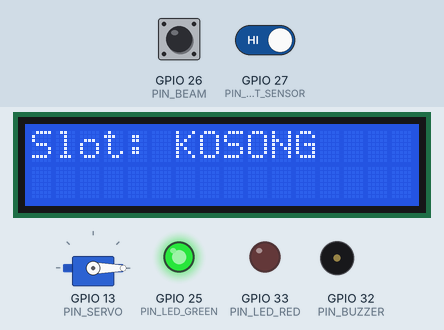
Bench run of a sketch on a simulated ESP32. Shown: 16×2 character LCD, servo, output pins drawn as LEDs (lit = HIGH), buzzer (waves = sounding, pin HIGH). Inputs (shaded band) come from the test bench; at power-on: GPIO 26 (PIN_BEAM) HIGH, GPIO 27 (PIN_SLOT_SENSOR) HIGH. WiFi joins after 1.5 s; servers stay silent unless stated; no MQTT or app messages arrive unless stated; what the sketch prints to the serial monitor is not drawn.

Above: at 1.2 s.
1.3 s: GPIO 26 (PIN_BEAM) pulled LOW for 0.15 s
At 1.8 s:
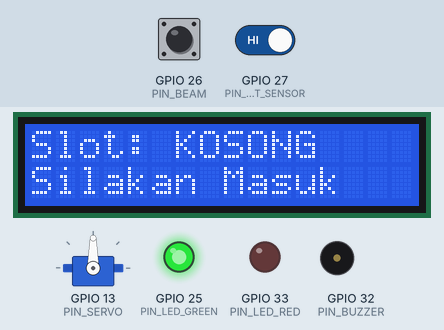
4.4 s: GPIO 27 (PIN_SLOT_SENSOR) driven LOW
At 6.0 s:
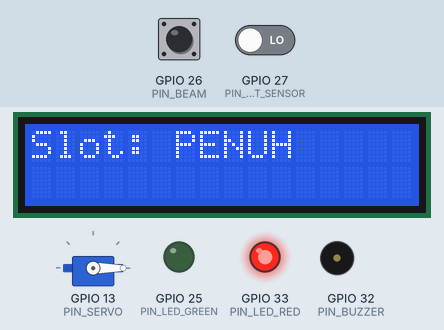
6.9 s: GPIO 26 (PIN_BEAM) pulled LOW for 1 s
At 8.7 s:
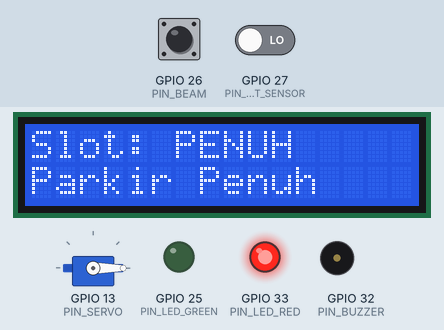
12.9 s: GPIO 26 (PIN_BEAM) pulled LOW for 3.2 s
At 13.2 s:
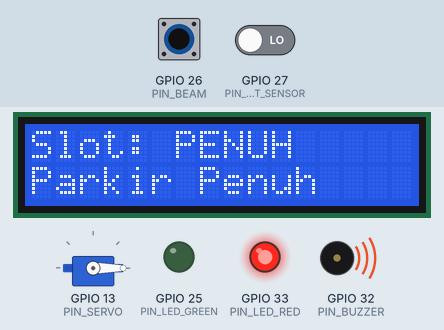
Timing chart, 0 to 15.9 s (numbered marks = the images above; inputs shaded):
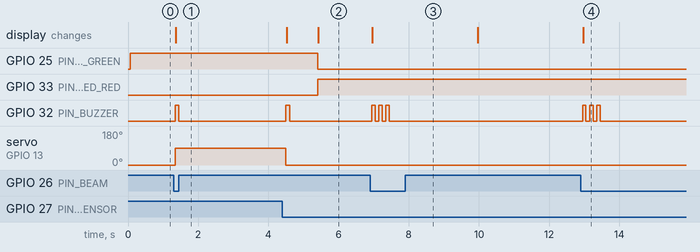

Measured:
- after the input at 1.3 s, GPIO 32 (PIN_BUZZER): LOW → HIGH after 0.05 s, → LOW 0.10 s later; servo on GPIO 13 (PIN_SERVO): 0° → 90° after 0.05 s; the display: changes after 0.07 s (image 1)
- after the input at 4.4 s, GPIO 25 (PIN_LED_GREEN): HIGH → LOW after 1.0 s; GPIO 33 (PIN_LED_RED): LOW → HIGH after 1.0 s; the display: first differs from a run without the input after 1.0 s (image 2)
- after the input at 6.9 s, GPIO 32 (PIN_BUZZER): alternates HIGH for 0.10 s and LOW for 0.10 s, 6 changes in all, then stays LOW, starting after 0.05 s; the display: changes after 0.07 s (image 3)
- after the input at 12.9 s, GPIO 32 (PIN_BUZZER): alternates HIGH for 0.10 s and LOW for 0.10 s, 6 changes in all, then stays LOW, starting after 0.05 s; the display: changes after 0.07 s (image 4)

The sketch:

smart_parking.ino
```cpp
// Smart Parking - firmware ESP32
// Desain lengkap: DESAIN.md

#include <Wire.h>
#include <LiquidCrystal_I2C.h>
#include <ESP32Servo.h>

// ---------- Pin ----------
const uint8_t PIN_SLOT_SENSOR = 27;  // FC-51 OUT, LOW = ada objek
const uint8_t PIN_BEAM        = 26;  // IR break beam receiver, LOW = terhalang
const uint8_t PIN_SERVO       = 13;
const uint8_t PIN_LED_GREEN   = 25;
const uint8_t PIN_LED_RED     = 33;
const uint8_t PIN_BUZZER      = 32;  // buzzer aktif, HIGH = bunyi
// LCD I2C memakai SDA 21 / SCL 22 (default Wire ESP32)

// ---------- Konfigurasi ----------
const uint8_t LCD_ADDRESS = 0x27;  // ganti ke 0x3F jika LCD tidak tampil
const unsigned long SLOT_DEBOUNCE_MS = 1000;
const unsigned long BEAM_DEBOUNCE_MS = 50;
const unsigned long GATE_CLOSE_DELAY_MS = 3000;  // plang tutup setelah beam bersih selama ini
const unsigned long WELCOME_MSG_MS = 2000;       // lama "Silakan Masuk" sebelum "Hati-hati"
const unsigned long FULL_MSG_MS = 2000;          // lama "Parkir Penuh" setelah beam bersih
const int SERVO_CLOSED_DEG = 0;
const int SERVO_OPEN_DEG = 90;
const unsigned long BEEP_ON_MS = 100;
const unsigned long BEEP_OFF_MS = 100;

LiquidCrystal_I2C lcd(LCD_ADDRESS, 16, 2);
Servo gateServo;

// ---------- Input ter-debounce ----------
struct DebouncedInput {
  bool stable;
  bool rawLast;
  unsigned long rawChangedAt;
  unsigned long debounceMs;
};

DebouncedInput slotInput = {false, false, 0, SLOT_DEBOUNCE_MS};
DebouncedInput beamInput = {false, false, 0, BEAM_DEBOUNCE_MS};

void initInput(DebouncedInput &in, bool raw) {
  in.stable = in.rawLast = raw;
  in.rawChangedAt = millis();
}

// Mengembalikan true jika status stabil berubah.
bool updateInput(DebouncedInput &in, bool raw) {
  unsigned long now = millis();
  if (raw != in.rawLast) {
    in.rawLast = raw;
    in.rawChangedAt = now;
  }
  if (raw != in.stable && now - in.rawChangedAt >= in.debounceMs) {
    in.stable = raw;
    return true;
  }
  return false;
}

// Salinan status slot untuk task jaringan (core lain), lihat network.ino.
volatile bool sharedSlotOccupied = false;
// Mode Manual: plang hanya digerakkan dari dashboard. Ditulis oleh network.ino.
volatile bool manualMode = false;

// Perintah plang dari dashboard. Ditulis oleh network.ino, diambil oleh loop().
enum GateCmd : uint8_t { GATE_CMD_NONE, GATE_CMD_OPEN, GATE_CMD_CLOSE };
volatile GateCmd pendingGateCmd = GATE_CMD_NONE;

bool readSlotRaw() { return digitalRead(PIN_SLOT_SENSOR) == LOW; }
bool readBeamRaw() { return digitalRead(PIN_BEAM) == LOW; }

// ---------- Buzzer (non-blocking) ----------
uint8_t beepsRemaining = 0;
bool buzzerOn = false;
unsigned long buzzerPhaseAt = 0;

void beep(uint8_t count) {
  beepsRemaining = count;
  buzzerOn = false;
  buzzerPhaseAt = millis() - BEEP_OFF_MS;  // bunyi pertama langsung mulai
}

void updateBuzzer() {
  unsigned long now = millis();
  if (buzzerOn && now - buzzerPhaseAt >= BEEP_ON_MS) {
    buzzerOn = false;
    buzzerPhaseAt = now;
    digitalWrite(PIN_BUZZER, LOW);
  } else if (!buzzerOn && beepsRemaining > 0 && now - buzzerPhaseAt >= BEEP_OFF_MS) {
    buzzerOn = true;
    buzzerPhaseAt = now;
    beepsRemaining--;
    digitalWrite(PIN_BUZZER, HIGH);
  }
}

// ---------- Plang ----------
bool gateOpen = false;
unsigned long gateOpenedAt = 0;
unsigned long beamClearedAt = 0;  // kapan beam terakhir menjadi bersih
unsigned long deniedAt = 0;       // kapan terakhir akses ditolak (0 = belum pernah)
bool manualCloseRequested = false; // TUTUP manual menunggu beam bersih

void setGate(bool open) {
  gateOpen = open;
  gateServo.write(open ? SERVO_OPEN_DEG : SERVO_CLOSED_DEG);
  beep(1);
  if (open) gateOpenedAt = millis();
  Serial.println(open ? "Plang: BUKA" : "Plang: TUTUP");
}

// Dipanggil saat beam berubah dari bersih menjadi terhalang.
void onBeamBroken() {
  if (gateOpen) return;    // mobil yang sama masih lewat
  if (manualMode) return;  // mode Manual: beam tidak membuka plang
  if (slotInput.stable) {
    deniedAt = millis();
    beep(3);
    Serial.println("Akses ditolak: parkir penuh");
  } else {
    setGate(true);  // berlaku untuk mobil masuk maupun keluar
  }
}

void handleGateCommand() {
  GateCmd cmd = pendingGateCmd;
  if (cmd == GATE_CMD_NONE) return;
  pendingGateCmd = GATE_CMD_NONE;

  if (!manualMode) {
    Serial.println("Perintah plang diabaikan: mode Auto");
    return;
  }
  if (cmd == GATE_CMD_OPEN) {
    manualCloseRequested = false;
    if (!gateOpen) setGate(true);
  } else {
    manualCloseRequested = gateOpen;
  }
}

void updateGate() {
  if (!manualMode) manualCloseRequested = false;  // kembali ke Auto: logika otomatis yang menutup
  handleGateCommand();

  if (updateInput(beamInput, readBeamRaw())) {
    if (beamInput.stable) {
      onBeamBroken();
    } else {
      beamClearedAt = millis();
    }
  }

  // Tutup otomatis (hanya mode Auto). Pengaman: beam harus bersih cukup lama.
  if (!manualMode && gateOpen && !beamInput.stable &&
      millis() - beamClearedAt >= GATE_CLOSE_DELAY_MS) {
    setGate(false);
  }

  // Tutup manual. Pengaman: ditunda selama beam terhalang.
  if (manualCloseRequested && !beamInput.stable) {
    manualCloseRequested = false;
    setGate(false);
  }
}

// ---------- Tampilan ----------
char lcdLines[2][17] = {"", ""};

void lcdPrintLine(uint8_t row, const char *text) {
  char buf[17];
  snprintf(buf, sizeof(buf), "%-16s", text);  // pad spasi agar sisa teks lama terhapus
  if (strcmp(buf, lcdLines[row]) == 0) return;  // tulis hanya saat berubah, agar tidak berkedip
  strcpy(lcdLines[row], buf);
  lcd.setCursor(0, row);
  lcd.print(buf);
}

const char *gateMessage() {
  unsigned long now = millis();
  if (manualMode) return manualCloseRequested ? "Hati-hati" : "Mode: MANUAL";
  if (gateOpen) {
    if (beamInput.stable && now - gateOpenedAt >= WELCOME_MSG_MS) return "Hati-hati";
    return "Silakan Masuk";
  }
  bool denying = deniedAt != 0 &&
                 (beamInput.stable || now - beamClearedAt < FULL_MSG_MS);
  if (denying) return "Parkir Penuh";
  return "";
}

void updateDisplay() {
  bool occupied = slotInput.stable;
  digitalWrite(PIN_LED_GREEN, occupied ? LOW : HIGH);
  digitalWrite(PIN_LED_RED, occupied ? HIGH : LOW);
  lcdPrintLine(0, occupied ? "Slot: PENUH" : "Slot: KOSONG");
  lcdPrintLine(1, gateMessage());
}

void setup() {
  Serial.begin(115200);

  pinMode(PIN_SLOT_SENSOR, INPUT);
  pinMode(PIN_BEAM, INPUT_PULLUP);
  pinMode(PIN_LED_GREEN, OUTPUT);
  pinMode(PIN_LED_RED, OUTPUT);
  pinMode(PIN_BUZZER, OUTPUT);
  digitalWrite(PIN_BUZZER, LOW);

  lcd.init();
  lcd.backlight();

  gateServo.setPeriodHertz(50);
  gateServo.attach(PIN_SERVO, 500, 2400);
  gateServo.write(SERVO_CLOSED_DEG);

  // Status awal langsung dari sensor, tanpa menunggu debounce.
  initInput(slotInput, readSlotRaw());
  initInput(beamInput, readBeamRaw());
  beamClearedAt = millis();
  sharedSlotOccupied = slotInput.stable;
  Serial.printf("Slot awal: %s\n", slotInput.stable ? "TERISI" : "KOSONG");

  startNetwork();
}

void loop() {
  if (updateInput(slotInput, readSlotRaw())) {
    sharedSlotOccupied = slotInput.stable;
    Serial.printf("Slot: %s\n", slotInput.stable ? "TERISI" : "KOSONG");
  }
  updateGate();
  updateBuzzer();
  updateDisplay();
}
```

network.ino
```cpp
// Koneksi WiFi + MQTT (EMQX Serverless, TLS 8883).
// Berjalan di task terpisah pada core 0, sehingga handshake TLS dan
// reconnect tidak pernah menahan loop() sensor dan plang di core 1.

#include <WiFi.h>
#include <WiFiClientSecure.h>
#include <PubSubClient.h>
#include "secrets.h"

#define TOPIC_PREFIX "smartparking/kelompok1/"  // samakan dengan Node-RED
#define TOPIC_SLOT     TOPIC_PREFIX "slot"
#define TOPIC_MODE     TOPIC_PREFIX "mode"
#define TOPIC_MODE_SET TOPIC_PREFIX "mode/set"
#define TOPIC_GATE_CMD TOPIC_PREFIX "gate/cmd"

const unsigned long MQTT_RETRY_MS = 5000;

WiFiClientSecure tlsClient;
PubSubClient mqtt(tlsClient);

bool payloadEquals(const byte *payload, unsigned int length, const char *text) {
  return length == strlen(text) && memcmp(payload, text, length) == 0;
}

void onMqttMessage(char *topic, byte *payload, unsigned int length) {
  if (strcmp(topic, TOPIC_MODE_SET) == 0) {
    if (payloadEquals(payload, length, "MANUAL")) {
      manualMode = true;
    } else if (payloadEquals(payload, length, "AUTO")) {
      manualMode = false;
    } else {
      Serial.printf("MQTT: payload mode tidak dikenal (%u byte)\n", length);
      return;
    }
    Serial.printf("Mode: %s\n", manualMode ? "MANUAL" : "AUTO");
  } else if (strcmp(topic, TOPIC_GATE_CMD) == 0) {
    // Hanya diteruskan; loop() yang memeriksa mode dan pengaman beam.
    if (payloadEquals(payload, length, "BUKA")) {
      pendingGateCmd = GATE_CMD_OPEN;
    } else if (payloadEquals(payload, length, "TUTUP")) {
      pendingGateCmd = GATE_CMD_CLOSE;
    } else {
      Serial.printf("MQTT: payload gate/cmd tidak dikenal (%u byte)\n", length);
    }
  }
}

// Kirim status jika berbeda dari yang terakhir terkirim. Retained, agar
// dashboard langsung tahu status saat Node-RED baru terhubung.
void publishIfChanged(const char *topic, bool value, const char *onText,
                      const char *offText, int &lastPublished) {
  if (value != lastPublished && mqtt.publish(topic, value ? onText : offText, true)) {
    lastPublished = value;
  }
}

void networkTask(void *) {
  WiFi.mode(WIFI_STA);
  WiFi.setAutoReconnect(true);
  WiFi.begin(WIFI_SSID, WIFI_PASSWORD);

  String clientId = "smartparking-" + WiFi.macAddress();
  clientId.replace(":", "");

  tlsClient.setCACert(MQTT_CA_CERT);
  mqtt.setServer(MQTT_HOST, MQTT_PORT);
  mqtt.setCallback(onMqttMessage);

  unsigned long lastAttempt = 0 - MQTT_RETRY_MS;  // percobaan pertama langsung
  int lastPublishedSlot = -1;                     // -1 = belum terkirim sejak connect
  int lastPublishedMode = -1;
  bool wasOnline = false;

  for (;;) {
    bool wifiUp = WiFi.status() == WL_CONNECTED;

    // WiFi putus: tutup sesi MQTT lama agar reconnect mulai bersih saat WiFi kembali.
    if (!wifiUp && mqtt.connected()) mqtt.disconnect();

    // Fallback offline: mode Manual dibatalkan agar plang tidak terkunci
    // tanpa ada yang bisa mengontrolnya. Sensor dan plang tetap jalan di loop().
    bool online = wifiUp && mqtt.connected();
    if (wasOnline && !online) {
      manualMode = false;
      Serial.println("Offline: kembali ke mode Auto, mencoba menyambung ulang");
    }
    wasOnline = online;

    if (wifiUp && !mqtt.connected() &&
        millis() - lastAttempt >= MQTT_RETRY_MS) {
      lastAttempt = millis();
      if (mqtt.connect(clientId.c_str(), MQTT_USER, MQTT_PASSWORD)) {
        Serial.println("MQTT: tersambung");
        mqtt.subscribe(TOPIC_MODE_SET, 1);
        mqtt.subscribe(TOPIC_GATE_CMD, 1);
        lastPublishedSlot = -1;  // kirim ulang status setelah (re)connect,
        lastPublishedMode = -1;  // agar dashboard sinkron lagi
      } else {
        Serial.printf("MQTT: gagal, state %d\n", mqtt.state());
      }
    }

    if (mqtt.connected()) {
      mqtt.loop();
      publishIfChanged(TOPIC_SLOT, sharedSlotOccupied, "TERISI", "KOSONG", lastPublishedSlot);
      publishIfChanged(TOPIC_MODE, manualMode, "MANUAL", "AUTO", lastPublishedMode);
    }

    vTaskDelay(pdMS_TO_TICKS(20));
  }
}

void startNetwork() {
  xTaskCreatePinnedToCore(networkTask, "network", 10240, nullptr, 1, nullptr, 0);
}
```

secrets.example.h
```cpp
// Salin file ini menjadi secrets.h lalu isi. secrets.h tidak di-commit.
#pragma once

#define WIFI_SSID     "nama-wifi"
#define WIFI_PASSWORD "password-wifi"

// Dari konsol EMQX Serverless: Overview -> MQTT Connection Information.
#define MQTT_HOST     "xxxxxxxx.ala.asia-southeast1.emqxsl.com"
#define MQTT_PORT     8883
// Dari konsol EMQX Serverless: Access Control -> Authentication.
#define MQTT_USER     "esp32"
#define MQTT_PASSWORD "password-mqtt"

// Dari konsol EMQX Serverless: Overview -> CA Certificate (download, tempel isinya).
static const char MQTT_CA_CERT[] = R"EOF(
-----BEGIN CERTIFICATE-----
...
-----END CERTIFICATE-----
)EOF";
```
